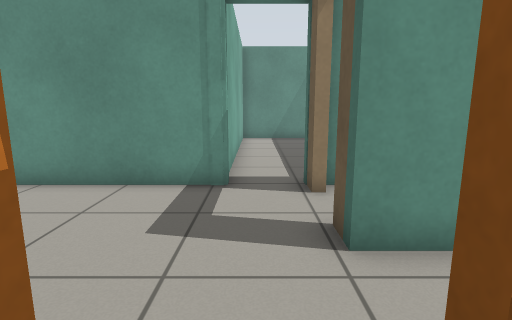
view 1 (above)

18 first-person views from a walk through a world built for the Gazebo simulator. The camera is 0.9 m above the floor, tilts 10° down and sees 80° across. The floor is counted in squares, 0.5 m on a side. Each view is taken from the middle of a square. On the plan, view 1 faces up. The plan holds only what a view shows up to about 16 squares ahead; the rest is blank. The place goes on beyond the plan. Gazebo's built-in surfaces are drawn with simple patterns.

view 2
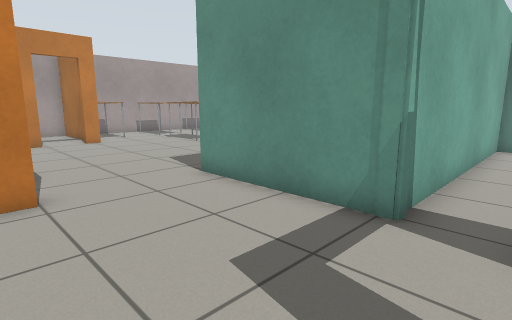

view 3
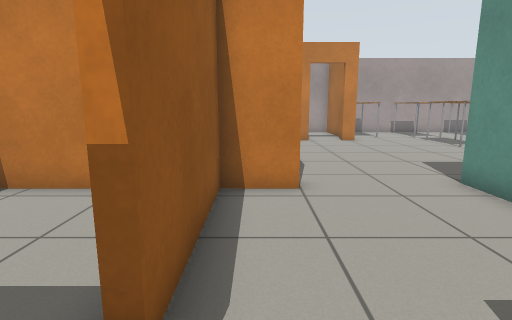

view 4
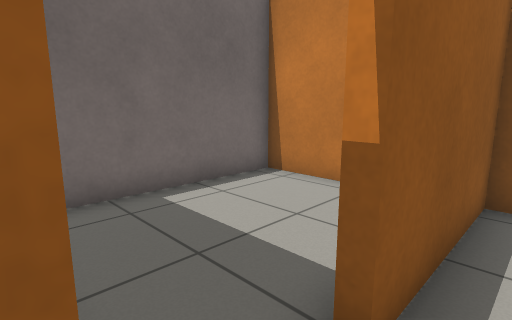

view 5
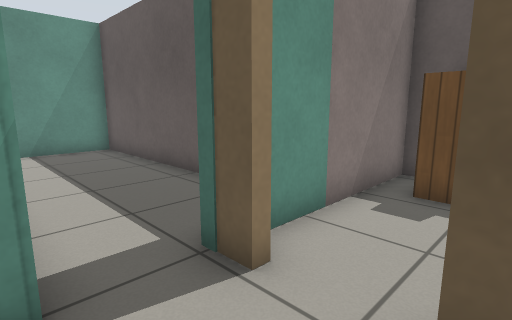

view 6
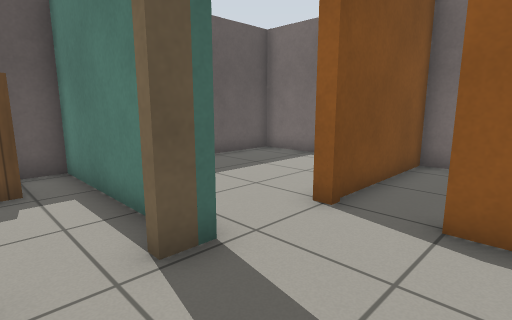

view 7
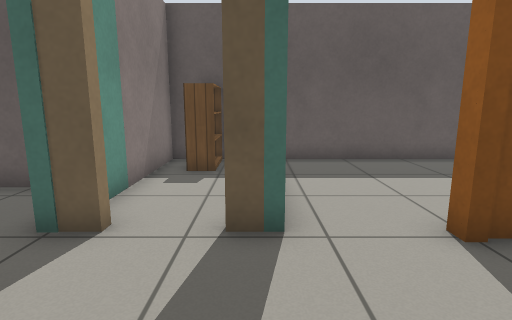

view 8
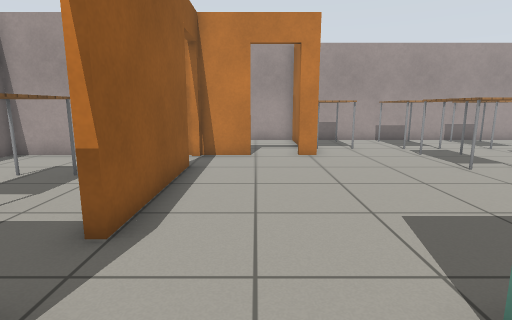

view 9
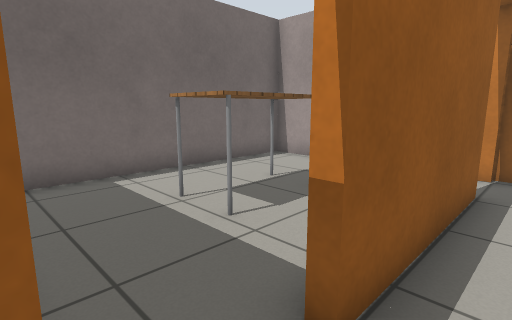

view 10
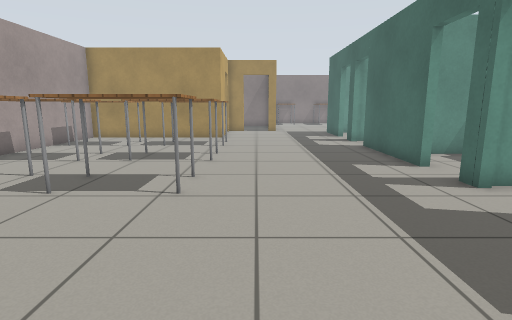

view 11
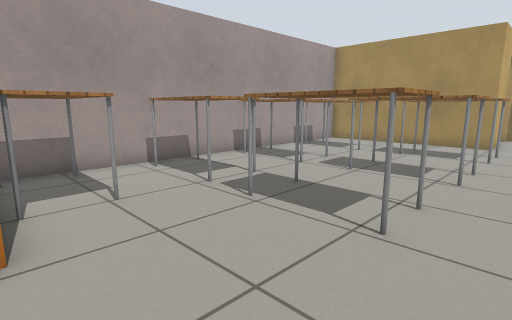

view 12
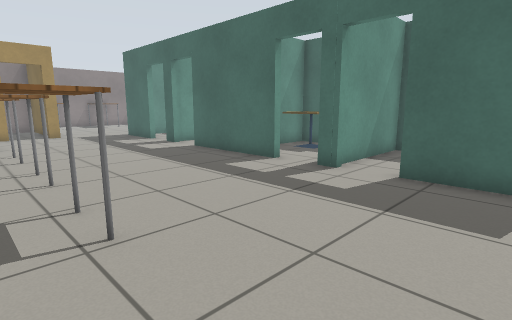

view 13
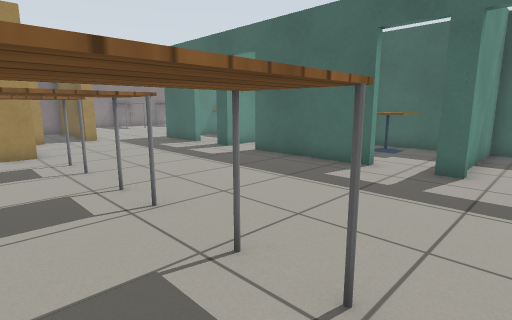

view 14
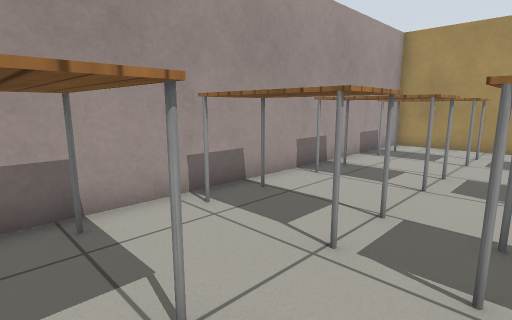

view 15
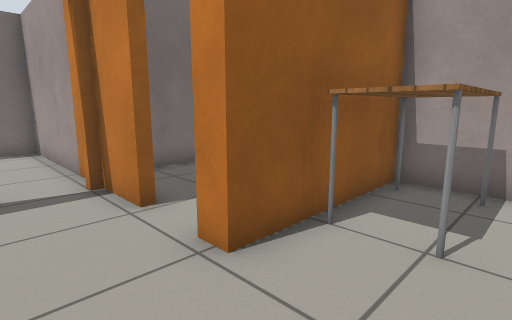

view 16
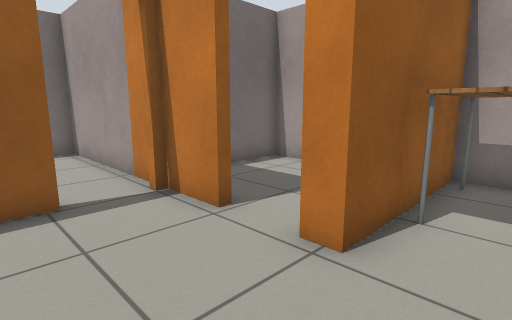

view 17
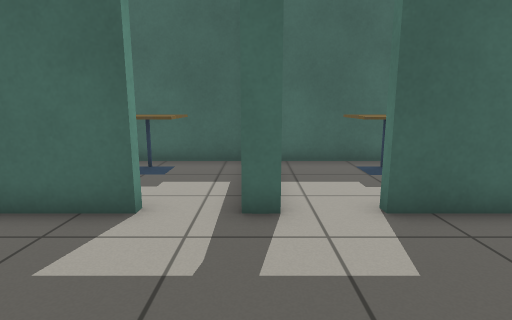

view 18
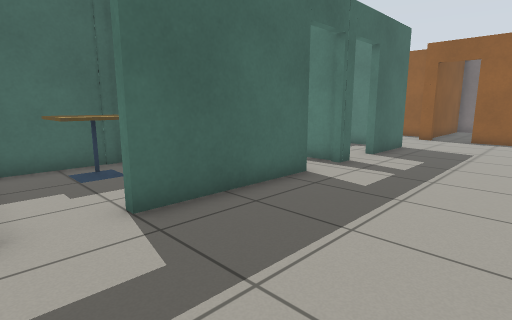

### Floor plan
Ten units are one square. View 1 is at (0, 0); x grows to the right and y downward. Boxes are objects, and circles mark ways between rooms. Rooms are numbered by the first view taken in them; rooms with no view inside come last. Other rooms are left out.
<svg viewBox="-210 -220 290 265">
<path fill="none" stroke="#000" d="M-55 16 -55 40 8 40 8 -12M-7 -69 -61 -69M12 -36 12 -45M-55 -30 -55 -12 -9 -12M12 -61 12 -72M8 -12 12 -12M-61 -140 -61 -190M-61 -116 -61 -123M-153 -49 -153 -30M-61 -69 -61 -99M-133 -30 -79 -30M-61 -208 -61 -215M-204 -215 -204 -73 -153 -73 -153 -66M-63 -30 -55 -30M-153 -26 -153 40 -69 40M37 -90 37 -174 -7 -174 -7 -69M25 -36 12 -36M47 40 73 40 73 -30M-46 -73 -36 -73M-10 -78 -10 -118 -56 -118M-58 -121 -46 -121M-10 -124 -10 -165 -44 -165M26 -39 73 -39M73 -69 16 -69"/>
<rect x="-205" y="-95" width="40" height="20" fill="#bbb"><title>table</title></rect>
<rect x="-205" y="-135" width="40" height="30" fill="#bbb"><title>table</title></rect>
<rect x="-205" y="-175" width="40" height="30" fill="#bbb"><title>table</title></rect>
<rect x="-205" y="-215" width="40" height="30" fill="#bbb"><title>table</title></rect>
<rect x="-155" y="-135" width="40" height="30" fill="#bbb"><title>table</title></rect>
<rect x="-155" y="-175" width="40" height="30" fill="#bbb"><title>table</title></rect>
<rect x="-155" y="-215" width="40" height="30" fill="#bbb"><title>table</title></rect>
<rect x="-125" y="-5" width="40" height="20" fill="#bbb"><title>table</title></rect>
<rect x="-35" y="-95" width="20" height="20" fill="#bbb"><title>cafe table</title></rect>
<rect x="-35" y="-165" width="20" height="30" fill="#bbb"><title>cafe table</title></rect>
<rect x="45" y="-65" width="30" height="20" fill="#bbb"><title>bookshelf</title></rect>
<circle cx="-5" cy="-10" r="3" fill="#2a7"/>
<circle cx="-60" cy="-50" r="3" fill="#2a7"/>
<circle cx="8" cy="-62" r="3" fill="#2a7"/>
<circle cx="10" cy="-25" r="3" fill="#2a7"/>
<circle cx="-145" cy="-30" r="3" fill="#2a7"/>
<circle cx="-75" cy="-30" r="3" fill="#2a7"/>
<circle cx="-60" cy="-105" r="3" fill="#2a7"/>
<circle cx="-60" cy="-135" r="3" fill="#2a7"/>
<text x="-30" y="10">1</text>
<text x="-20" y="-40">2</text>
<text x="-130" y="-130">3</text>
<text x="-110" y="0">4</text>
<text x="10" y="-120">5</text>
<text x="40" y="0">6</text>
<text x="-40" y="-100">7</text>
<text x="-40" y="-150">8</text>
<text x="40" y="-60">9</text>
</svg>
Room 1 opens to room 2. Room 2 opens to room 3. Room 2 opens to room 5. Room 2 opens to room 6. Room 3 opens to room 4. Room 3 opens to room 7. Room 3 opens to room 8.

Where each view was taken, in squares from view 1:
view 1: 0 up, 0 right, facing up
view 2: 2 up, 1 right, facing up-left
view 3: 2 up, 1 right, facing left
view 4: 2 up, 1 right, facing down-left
view 5: 4 up, 1 left, facing up-right
view 6: 6 up, 2 left, facing down-right
view 7: 4 up, 3 left, facing right
view 8: 5 up, 4 left, facing left
view 9: 4 up, 6 left, facing down-left
view 10: 5 up, 11 left, facing up
view 11: 7 up, 11 left, facing up-left
view 12: 7 up, 14 left, facing up-right
view 13: 10 up, 15 left, facing up-right
view 14: 8 up, 15 left, facing up-left
view 15: 10 up, 13 left, facing down-left
view 16: 9 up, 12 left, facing down-left
view 17: 12 up, 11 left, facing right
view 18: 21 up, 11 left, facing down-right
